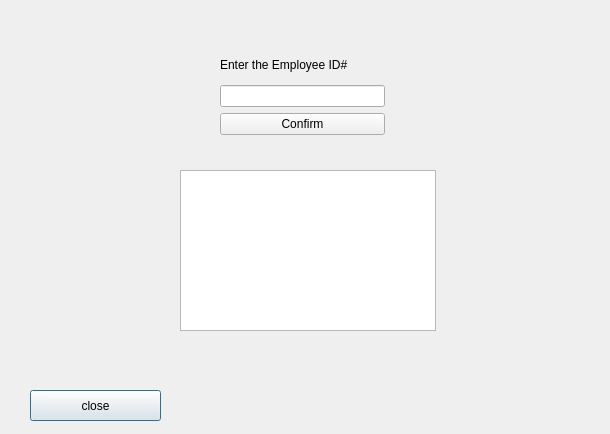
<?xml version="1.0" encoding="UTF-8"?>
<ui version="4.0">
 <class>fourthwindow</class>
 <widget class="QDialog" name="fourthwindow">
  <property name="geometry">
   <rect>
    <x>0</x>
    <y>0</y>
    <width>610</width>
    <height>434</height>
   </rect>
  </property>
  <property name="windowTitle">
   <string>Dialog</string>
  </property>
  <widget class="QPushButton" name="pushButton_close">
   <property name="geometry">
    <rect>
     <x>30</x>
     <y>390</y>
     <width>131</width>
     <height>31</height>
    </rect>
   </property>
   <property name="text">
    <string>close</string>
   </property>
  </widget>
  <widget class="QTableView" name="tableView">
   <property name="geometry">
    <rect>
     <x>180</x>
     <y>170</y>
     <width>256</width>
     <height>161</height>
    </rect>
   </property>
  </widget>
  <widget class="QWidget" name="">
   <property name="geometry">
    <rect>
     <x>220</x>
     <y>50</y>
     <width>165</width>
     <height>85</height>
    </rect>
   </property>
   <layout class="QVBoxLayout" name="verticalLayout">
    <item>
     <widget class="QLabel" name="label">
      <property name="text">
       <string>Enter the Employee ID#</string>
      </property>
     </widget>
    </item>
    <item>
     <widget class="QLineEdit" name="lineEdit_IDnum"/>
    </item>
    <item>
     <widget class="QPushButton" name="pushButton">
      <property name="text">
       <string>Confirm</string>
      </property>
     </widget>
    </item>
   </layout>
  </widget>
  <zorder>pushButton_close</zorder>
  <zorder>lineEdit_IDnum</zorder>
  <zorder>label</zorder>
  <zorder>label</zorder>
  <zorder>lineEdit_IDnum</zorder>
  <zorder>label</zorder>
  <zorder>pushButton</zorder>
  <zorder>tableView</zorder>
 </widget>
 <resources/>
 <connections/>
</ui>
